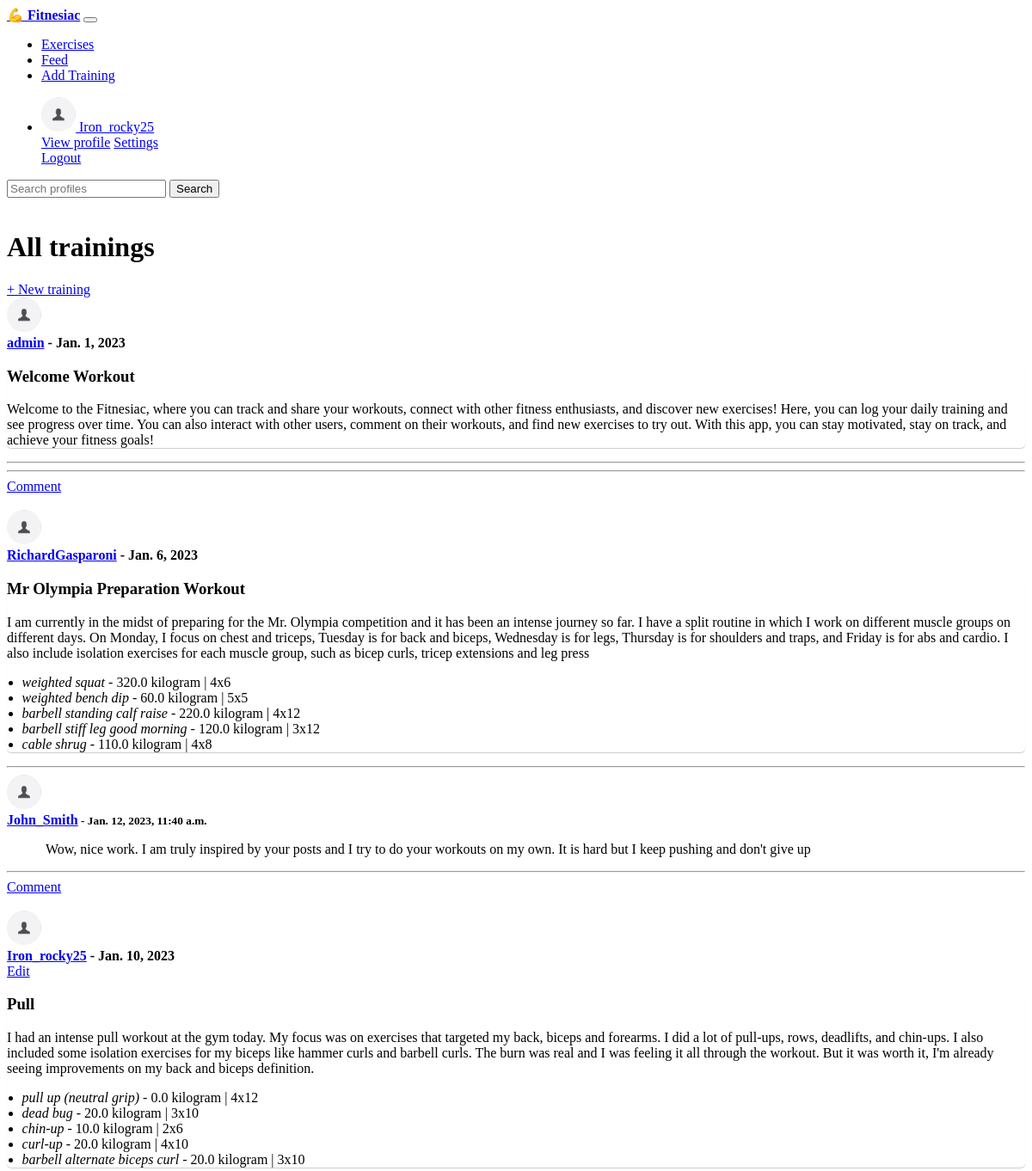
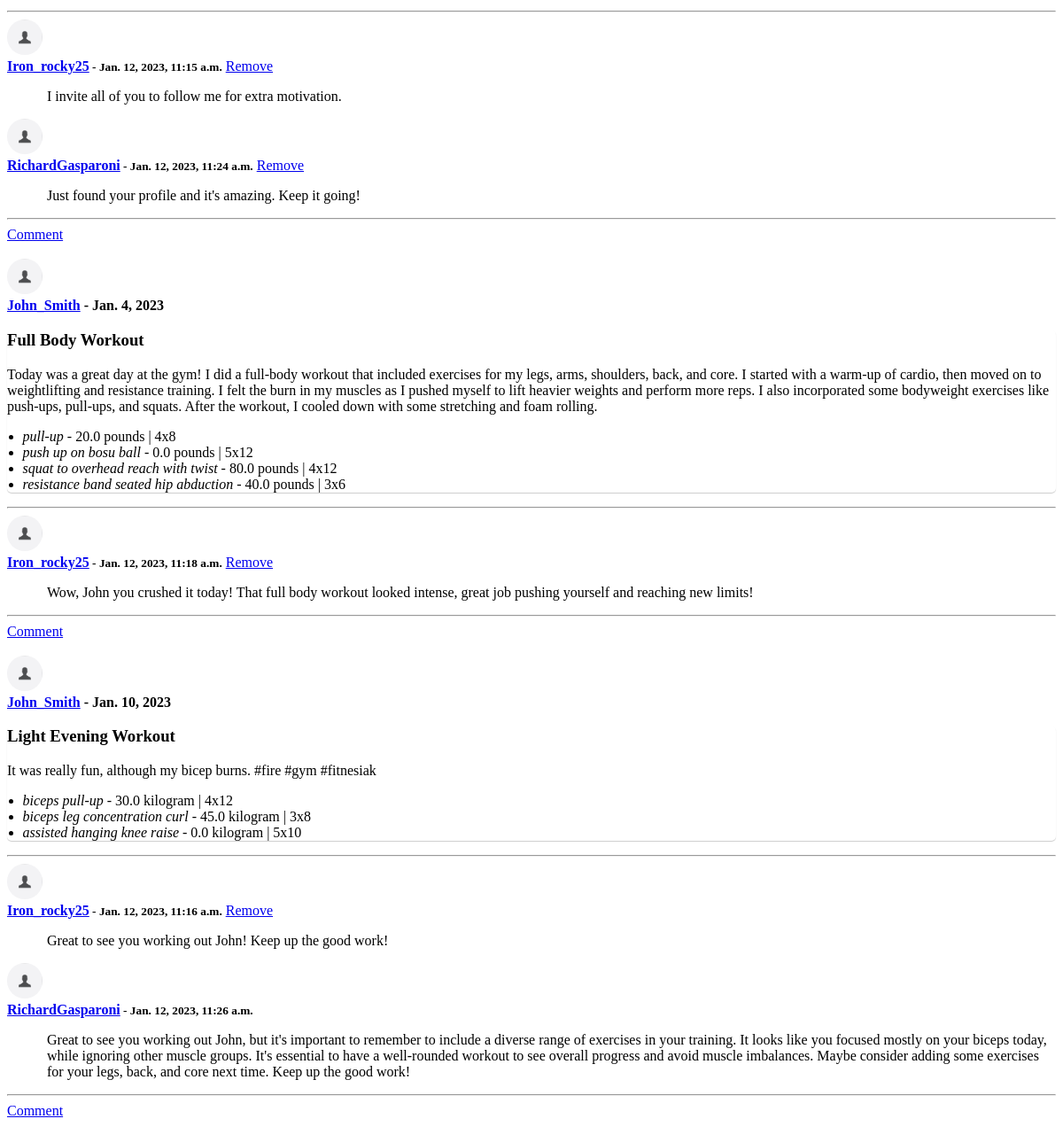
/feed (signed in), run on the app's committed database (2 pictures, top to bottom).
### members/models.py (models this page shows, shortened)
class UserProfile(models.Model):
    user = models.OneToOneField(User, null = True, on_delete = models.CASCADE)
    phone = models.CharField(max_length=100, null=True, blank=True)
    photo = models.ImageField(null = True, blank=True)
    email = models.CharField(max_length=100,null=True, blank=True)
    username = models.CharField(max_length=100,null=True,blank=True)
    follows = models.ManyToManyField('self', related_name='followers', symmetrical=False)
    def get_profile_url(self):
        return reverse('profile', kwargs={'username': self.username})

### events/models.py (models this page shows, shortened)
class Training(models.Model):
    user = models.ForeignKey(settings.AUTH_USER_MODEL, on_delete=models.CASCADE, blank=True, null=True)
    name = models.CharField('Training name', max_length=150, blank=False, null=False)
    date = models.DateField()
    start_time = models.TimeField(default=default_start_time )
    end_time = models.TimeField(default=datetime.now)
    description = models.CharField(max_length=500, blank=True)
    date_created = models.DateTimeField(auto_now_add=True, null=True)
    show_to = models.CharField("Who can view this training:", choices=(
        ('2', "everyone" ),
        ("1", "my followers"),
        ("0", "only me")
        ), default=1, null=True, max_length=10)
    def get_exercises_children(self):
        return self.trainingexercise_set.all()
    def get_comments_children(self):
        return self.comment_set.all()
    def has_comments(self):
        return self.comment_set.count() > 0

class TrainingExercise(models.Model):
    training = models.ForeignKey(Training, on_delete=models.CASCADE,blank=True, null=True)
    exercise = models.ForeignKey(Exercise, on_delete=models.DO_NOTHING,blank=True, null=True) # jeśli się usunie z bazy dane ćwiczenie to tu się nic nie zmieni (czemu usuwać ćwiczenie z bazy?)
    weight = models.FloatField("Weight")
    unit = models.CharField(max_length=10, choices=[("pounds","pounds"),("kilogram","kilogram")], default="kilogram")
    sets = models.IntegerField('Nr of sets',choices = [(i,i) for i in range(1,11)],blank=False,null=False)
    reps = models.IntegerField('Nr of reps in a set', choices = [(i,i) for i in range(1,20)], blank=False,null=False)

class Exercise(models.Model):
    bodyPart = models.CharField('Body Part',max_length=120, null=True, blank=True)
    equipment = models.CharField('Equipment',max_length=120, null=True, blank=True)
    gifUrl = models.CharField('Gif URL',max_length=500, null=True, blank=True)
    target = models.CharField('Name',max_length=300, null=True, blank=True) # pamiętać, że name to target z jakeigos powodu xd
    name = models.CharField('Target',max_length=120, null=True, blank=True)
    def __str__(self):
        return self.target

class Comment(models.Model):
    user = models.ForeignKey(settings.AUTH_USER_MODEL, on_delete=models.CASCADE, blank=True, null=True)
    training = models.ForeignKey(Training,on_delete=models.CASCADE,blank=True, null=True)
    date_created = models.DateTimeField(auto_now_add=True, null=True)
    date_updated = models.DateTimeField(auto_now = True, null=True)
    text = models.TextField(max_length=500)
    def get_delete_url(self):
        kwargs = {
            "parent_id" : self.training.id,
            "id":self.id
        }
        return reverse("comment-delete",kwargs = kwargs)

### events/views.py (the view)
# urls.py: path('feed', views.list_trainings, name='list-trainings'),
@login_required
def list_trainings(request):
    userprofile = UserProfile.objects.get(user=request.user)
    follows = userprofile.follows.all().values_list('user', flat=True) # to jest to
    follows = list(follows)
    follows.append(request.user.id) #appending request user so that he sees his own posts
    queryset = Training.objects.filter(Q(show_to='2')| Q(show_to='1', user_id__in = follows )).order_by('-date_created')
    context = {
        "training_list" : queryset,
        "in_card" : True
    }
    return render(request, "events/trainings.html", context)

### events/templates/events/trainings.html
{% extends 'events/base.html' %}
{% block content %}
<div class="row d-flex pl-3 pr-3">
<h1>All trainings</h1>
<div class="ml-auto">
<a class="btn btn-success" role='button' href='{% url "add-training" %}'> + New training</a>
</div>
</div>
{% for training in training_list %}
    {% include 'events/training_card.html' with object=training %}
{% endfor %}
{% endblock content %}

### events/templates/events/navbar.html (shortened to what this page needs)
<nav class="navbar navbar-expand-lg navbar-light bg-light">
    <a class="navbar-brand" href="{% url 'home' %}">💪 <strong>Fitnesiac</strong></a>
    <button class="navbar-toggler" type="button" data-toggle="collapse" data-target="#navbarSupportedContent" aria-controls="navbarSupportedContent" aria-expanded="false" aria-label="Toggle navigation">
    </button>
    <div class="collapse navbar-collapse" id="navbarSupportedContent">
      <ul class="navbar-nav mr-auto">
          <li class="nav-item">
            <a class="nav-link" href="{% url 'list-exercises' %}">Exercises</a>
          </li>
          {% if user.is_authenticated %}
          <li class="nav-item">
            <a class="nav-link" href="{% url 'list-trainings' %}">Feed</a>
          </li>
          <li class="nav-item">
            <a class="nav-link" href="{% url 'add-training' %}">Add Training</a>
          </li>
          {% endif %}
        </ul>
        <ul class="navbar-nav ml-auto">
          {% if not user.is_authenticated %}
        <li class="nav-item dropdown">
          <a class="nav-link dropdown-toggle" href="#" id="navbarDropdown" role="button" data-toggle="dropdown" aria-haspopup="true" aria-expanded="false">
            Log in
          </a>
          <div class="dropdown-menu" aria-labelledby="navbarDropdown">
            <a class="dropdown-item" href="{% url 'login' %}">Log in</a>
            <div class="dropdown-divider"></div>
            <a class="dropdown-item" href="{% url 'register_user' %}">Register</a>
          </div>
        </li>
       {% else %}
      <li class="nav-item dropdown">
        <a class="nav-link dropdown-toggle" href="#" id="navbarDropdown" role="button" data-toggle="dropdown" aria-haspopup="true" aria-expanded="false">
          <img class="miniature-photo" src="{{request.user.userprofile.photo.url}}"> {{ request.user.userprofile.username }}
        </a>
        <div class="dropdown-menu" aria-labelledby="navbarDropdown">
          <a class="dropdown-item" href="{{ request.user.userprofile.get_profile_url }}" >View profile</a>
          <a class="dropdown-item" href='{% url "settings" %}'> Settings</a>
          <a class="dropdown-item" href="{% url 'logout' %}">Logout</a>
        </div>
      </li>
      {% endif %}
      </ul>
      <form class="d-flex" method=POST action="{% url 'search-profiles' %}">
        <input class="form-control mr-sm-2" type="search" placeholder="Search profiles" aria-label="Search" name="searched">
        <button class="btn btn-outline-success my-2 my-sm-0" type="submit">Search</button>
      </form>
    </div>
  </nav>

### events/templates/events/training_card.html (shortened to what this page needs)
<div class="card">
    <div class="card-header d-flex">
        <div>
        <img class="miniature-photo" src="{{object.user.userprofile.photo.url}}">
        </div>
        <div class="p-2" ><b> <a class='badge badge-pill badge-primary' href="{{object.user.userprofile.get_profile_url}}">{{ object.user.username }}</a> - {{ object.date }}</b>  </div>
        {% if object.user == request.user %}
            <a class="btn btn-secondary ml-auto"  href="/{{training.id}}/edit/">Edit</a>
        {% endif %}
    </div>
    <div class="card-body pb-0">
        <div class="card-training-clickable">
            <h3 class="card-title">{{ object.name }}</h3>
            <p class="card-text">
                {% if training.description %}
                    <span>{{training.description}}</span>
                {% endif %}
                <ul>
                    {% for exercise in object.get_exercises_children %}
                    <li>
                        {% include 'events/partials/exercise-inline.html' with object=exercise %}
                    </li>
                    {% endfor %}
                </ul>
            </p>
            <a id="toggle-trainingcomments-{{object.id}}" href="#"><span class="card-link-spanner"></span></a>
        </div>
    </div>
    <hr class="p-0 m-0">
    {% if object.has_comments %}
        <div class="card-body p-2" id="trainingcomments-{{object.id}}" >
        {% for comment in object.get_comments_children %}
            {% include 'events/partials/comment-inline.html' with object=comment %}
        {% endfor %}
        </div>
    {% endif %}
    {% if  request.user.is_authenticated %}
    <div id="comment-add-{{object.id}}">
    <hr class="p-0 m-0">
    </div>
    <a class="badge badge-dark mr-auto m-2" hx-get="{% url 'comment-add' parent_id=object.id %}" hx-prevent hx-trigger="click" hx-target="#comment-add-{{object.id}}" hx-swap="beforeend" href="#">
        Comment
    </a>
    {% endif %}
</div>
<br>

### events/templates/events/partials/exercise-inline.html (shortened to what this page needs)
<div class='d-flex p-2  w-100' id="exercise-{{object.id}}">
    <div class="mr-auto">
        <em>{{ object.exercise}}</em> - {{object.weight}} {{object.unit}} | {{object.sets}}x{{object.reps}}
    </div>
</div>

### events/templates/events/partials/comment-inline.html
<div id="comment-{{object.id}}">
    <div class="d-flex">
        <div>
            <img class="miniature-photo" src="{{object.user.userprofile.photo.url}}">
        </div>
        <div class="p-2" >
            <b>  <a class='badge badge-pill badge-primary' href="{{object.user.userprofile.get_profile_url}}">{{ object.user.username }}</a><small class="text-muted"> - {{object.date_updated}}</small></b>
            {% if  object.training.user == request.user or object.user == request.user %}
                <a class="badge badge-dark" hx-post='{{ object.get_delete_url }}' hx-confirm='Delete comment?' hx-trigger='click' href='{{ object.get_delete_url }}'
                    hx-target='#comment-{{ object.id }}' hx-swap='outerHTML' hx-headers = '{"X-CSRFToken": "{{csrf_token}}"}'>Remove</a>
            {% endif %}
        </div>
    </div>
<p class="comment-text">{{ object.text}} </p>
</div>

### events/static/css/style.css (style rules this page uses)
.miniature-photo { width: 40px; height: 40px; border-radius: 50%; overflow: hidden; }
.comment-text { padding-left: 45px; }
.card-training-clickable { position: relative; border-radius: 5px; box-shadow: 0 1px 1px 0 rgba(0,0,0,0.2); transition: 0.3s; }
.card-training-clickable ul { margin-left: -1.4em; margin-bottom: 5px; }
.card-link-spanner { position: absolute; width: 100%; height: 100%; top: 0; left: 0; }

### data on the page
Training: user.userprofile.photo (placeholder picture), user.username "admin", date "Jan. 1, 2023", name "Welcome Workout", description "Welcome to the Fitnesiac, where you can track and share your workouts, connect with other fitness enthusiasts, and discover new exercises! Here, you can log your daily training and see progress over time. You can also interact with other users, comment on their workouts, and find new exercises to try out. With this app, you can stay motivated, stay on track, and achieve your fitness goals!"
Training: user.userprofile.photo (placeholder picture), user.username "RichardGasparoni", date "Jan. 6, 2023", name "Mr Olympia Preparation Workout", description "I am currently in the midst of preparing for the Mr. Olympia competition and it has been an intense journey so far. I have a split routine in which I work on different muscle groups on different days. On Monday, I focus on chest and triceps, Tuesday is for back and biceps, Wednesday is for legs, Thursday is for shoulders and traps, and Friday is for abs and cardio. I also include isolation exercises for each muscle group, such as bicep curls, tricep extensions and leg press"
TrainingExercise: exercise "weighted squat", weight "320.0", unit "kilogram", sets "4", reps "6"
TrainingExercise: exercise "weighted bench dip", weight "60.0", unit "kilogram", sets "5", reps "5"
TrainingExercise: exercise "barbell standing calf raise", weight "220.0", unit "kilogram", sets "4", reps "12"
TrainingExercise: exercise "barbell stiff leg good morning", weight "120.0", unit "kilogram", sets "3", reps "12"
TrainingExercise: exercise "cable shrug", weight "110.0", unit "kilogram", sets "4", reps "8"
Comment: user.userprofile.photo (placeholder picture), user.username "John_Smith", date_updated "Jan. 12, 2023, 11:40 a.m.", text "Wow, nice work. I am truly inspired by your posts and I try to do your workouts on my own. It is hard but I keep pushing and don't give up"
Training: user.userprofile.photo (placeholder picture), user.username "Iron_rocky25", date "Jan. 10, 2023", name "Pull", description "I had an intense pull workout at the gym today. My focus was on exercises that targeted my back, biceps and forearms. I did a lot of pull-ups, rows, deadlifts, and chin-ups. I also included some isolation exercises for my biceps like hammer curls and barbell curls. The burn was real and I was feeling it all through the workout. But it was worth it, I'm already seeing improvements on my back and biceps definition."
TrainingExercise: exercise "pull up (neutral grip)", weight "0.0", unit "kilogram", sets "4", reps "12"
TrainingExercise: exercise "dead bug", weight "20.0", unit "kilogram", sets "3", reps "10"
TrainingExercise: exercise "chin-up", weight "10.0", unit "kilogram", sets "2", reps "6"
TrainingExercise: exercise "curl-up", weight "20.0", unit "kilogram", sets "4", reps "10"
TrainingExercise: exercise "barbell alternate biceps curl", weight "20.0", unit "kilogram", sets "3", reps "10"
Comment: user.userprofile.photo (placeholder picture), user.username "Iron_rocky25", date_updated "Jan. 12, 2023, 11:15 a.m.", text "I invite all of you to follow me for extra motivation."
Comment: user.userprofile.photo (placeholder picture), user.username "RichardGasparoni", date_updated "Jan. 12, 2023, 11:24 a.m.", text "Just found your profile and it's amazing. Keep it going!"
Training: user.userprofile.photo (placeholder picture), user.username "John_Smith", date "Jan. 4, 2023", name "Full Body Workout", description "Today was a great day at the gym! I did a full-body workout that included exercises for my legs, arms, shoulders, back, and core. I started with a warm-up of cardio, then moved on to weightlifting and resistance training. I felt the burn in my muscles as I pushed myself to lift heavier weights and perform more reps. I also incorporated some bodyweight exercises like push-ups, pull-ups, and squats. After the workout, I cooled down with some stretching and foam rolling."
TrainingExercise: exercise "pull-up", weight "20.0", unit "pounds", sets "4", reps "8"
TrainingExercise: exercise "push up on bosu ball", weight "0.0", unit "pounds", sets "5", reps "12"
TrainingExercise: exercise "squat to overhead reach with twist", weight "80.0", unit "pounds", sets "4", reps "12"
TrainingExercise: exercise "resistance band seated hip abduction", weight "40.0", unit "pounds", sets "3", reps "6"
Comment: user.userprofile.photo (placeholder picture), user.username "Iron_rocky25", date_updated "Jan. 12, 2023, 11:18 a.m.", text "Wow, John you crushed it today! That full body workout looked intense, great job pushing yourself and reaching new limits!"
Training: user.userprofile.photo (placeholder picture), user.username "John_Smith", date "Jan. 10, 2023", name "Light Evening Workout", description "It was really fun, although my bicep burns. #fire #gym #fitnesiak"
TrainingExercise: exercise "biceps pull-up", weight "30.0", unit "kilogram", sets "4", reps "12"
TrainingExercise: exercise "biceps leg concentration curl", weight "45.0", unit "kilogram", sets "3", reps "8"
TrainingExercise: exercise "assisted hanging knee raise", weight "0.0", unit "kilogram", sets "5", reps "10"
Comment: user.userprofile.photo (placeholder picture), user.username "Iron_rocky25", date_updated "Jan. 12, 2023, 11:16 a.m.", text "Great to see you working out John! Keep up the good work!"
Comment: user.userprofile.photo (placeholder picture), user.username "RichardGasparoni", date_updated "Jan. 12, 2023, 11:26 a.m.", text "Great to see you working out John, but it's important to remember to include a diverse range of exercises in your training. It looks like you focused mostly on your biceps today, while ignoring other muscle groups. It's essential to have a well-rounded workout to see overall progress and avoid muscle imbalances. Maybe consider adding some exercises for your legs, back, and core next time. Keep up the good work!"

### other printed values
{{ request.user.userprofile.username }} "Iron_rocky25"
